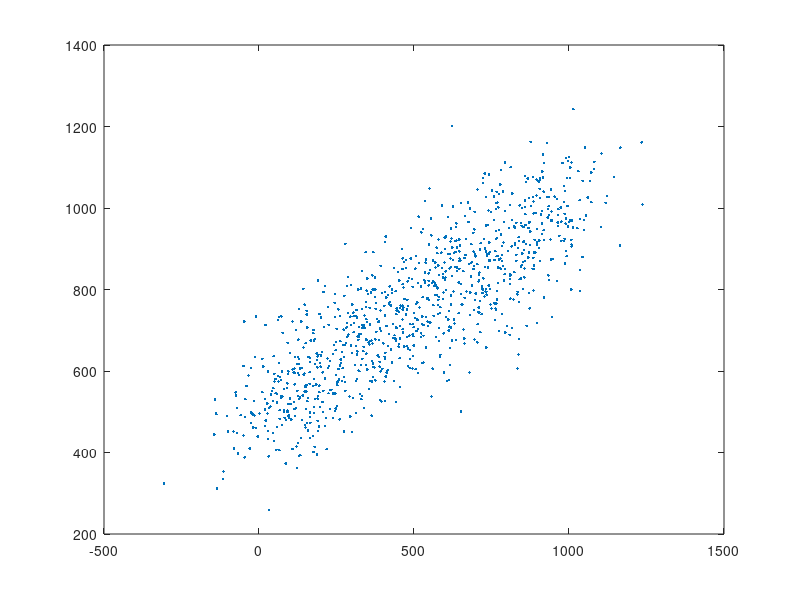

The MATLAB source for this figure: (Note: this script raises an error after producing the figure.)
% Get rid of bleedthrough from greem to red channel by doing a regression
% between red and green channel activities (Matt's suggestion). This will
% give us an offset, ie the true red signal that we are interseted in, and
% a slope, ie how much of the green signal gets to the red channel (this is
% due to the properties of the red-channel filters and dichroic mirros that
% pick up part of the green signal.)


% is noise really the same for both channels? ... doesn't seem like. It
% seems to be less for the green channel.

% since the brightness of the 2 channels is different, should I normalize
% to max the activity of each neuron? ... doesn't seem like you need to do
% this.

% does regress understimate or overstimate it? ... yes seems it is actually understimating.

% how about u check the other method that matt suggested too.

% is this amount of variaton in slope ok? brighter neurons : higher slope, lower offset.

% read about bleedthrough... does it depend on the intensity? the slope
% doesn't depend on signal intensity... it is determined by the filter and
% dichroic mirror properties.


%% check the slope equation for pca

x = (1:1000) + 100*randn(1,1000);
% y = (1:1000)*4 + 100*randn(1,1000) + 500;
y = (500 + .5 * x) + 100*randn(1,1000);
figure; plot(x, y, '.')


% pca
pcs = pca([x' y']);
slp = pcs(2,1) / pcs(1,1);

% regression
a = glmfit(x,y);
% md1 = fitglm(x,y); 
% md1.Coefficients.Estimate(2)

figure; hold on
plot(x, y, '.')
xy = [x(:); y(:)];
plot([min(xy)  max(xy)] , [min(xy)  max(xy)] , 'b')
title([slp, a(2)])


%%
%%%%%%%%%%%%%%% Analysis starts here %%%%%%%%%%%%%%%

load('151101_001.mat', 'pmtOffFrames', 'imHeight', 'imWidth', 'medImage'); 
load('151101_001_ch2-PnevPanResults-160422-081351.mat', 'C_df'); 
load('151101_001_ch2-PnevPanResults-160422-081351.mat', 'activity_man_eftMask_ch1', 'activity_man_eftMask_ch2'); 
load('151101_001_ch2-PnevPanResults-160422-081351.mat', 'A', 'C', 'b', 'f')


%%
smoothPts = 6; minPts = 7000; %800;

df_man_eftMask_ch1 = konnerthDeltaFOverF(activity_man_eftMask_ch1, pmtOffFrames{1}, smoothPts, minPts);
df_man_eftMask_ch2 = konnerthDeltaFOverF(activity_man_eftMask_ch2, pmtOffFrames{2}, smoothPts, minPts);


%%
trace_ch1 = activity_man_eftMask_ch1;
trace_ch2 = activity_man_eftMask_ch2;

trace_ch1 = df_man_eftMask_ch1;
trace_ch2 = df_man_eftMask_ch2;

trace_ch1 = df_man_eftMask_ch1;
trace_ch2 = C_df(1:end-1,:)';


%% Compute correlation between ch1 and ch2 activity for each ROI.

nn = size(trace_ch1,2);
crr = NaN(1, nn);
for rr = 1:nn
    t1 = trace_ch1(:,rr);
    t2 = trace_ch2(:,rr);
    crr(rr) = corr(t1, t2);
end

figure; plot(crr)


%%
% nn = size(trace_ch1, 2);

mu_ch1 = mean(trace_ch1, 1);
mu_ch2 = mean(trace_ch2, 1);


figure;
subplot(321), hold on
plot(mean(trace_ch1, 2))
plot(mean(trace_ch2, 2))
xlabel('frame')
ylabel('mean activity of all neurons')
legend('ch1', 'ch2')

subplot(322), hold on
m1 = mean(trace_ch1(:,1:20), 2);
m2 = mean(trace_ch2(:,1:20), 2);
plot(m1)
plot(m2)
legend('ch1', 'ch2')
title('mean activity of 1st 20 neurons')

subplot(323), hold on
plot(mean(trace_ch1(:,end-19:end), 2))
plot(mean(trace_ch2(:,end-19:end), 2))
legend('ch1', 'ch2')
title('mean activity of last 20 neurons')


subplot(324), hold on
errorbar(mu_ch1, std(trace_ch1, [], 1))
xlabel('neuron')
ylabel('mean +/- std of activity')
title('ch1')

subplot(325), hold on
errorbar(mu_ch2, std(trace_ch2, [], 1))
xlabel('neuron')
ylabel('mean +/- std of activity')
title('ch2')


subplot(326), hold on
rr = 1:2;
x = trace_ch2(:, rr); 
y = trace_ch1(:, rr);
plot(x, y, 'k.')

rr = nn-1:nn;
x = trace_ch2(:, rr); 
y = trace_ch1(:, rr);
plot(x, y, 'g.')

xlabel('ch2')
ylabel('ch1')
legend('k: 1st 20', 'g: last 20')
title('activity')


%% Normalize the signal ?

normt1 = mean(trace_ch1);
trace_ch1 = bsxfun(@rdivide, trace_ch1, normt1);

% for rr = 1 : nn
%     trace_ch1(:,rr) = shiftScaleY(trace_ch1(:,rr));
% end


normt2 = mean(trace_ch2);
trace_ch2 = bsxfun(@rdivide, trace_ch2, normt2);

% for rr = 1 : nn
%     trace_ch2(:,rr) = shiftScaleY(trace_ch2(:,rr));
% end


%% model: red = offset + slope * green

% Use PCA (aassumption: noise on x and y data is equal).

slope = NaN(1, nn);
for rr = 1 : nn
%     x_y = [trace_ch1(:,rr) trace_ch2(:,rr)];
    x_y = [trace_ch2(:,rr) trace_ch1(:,rr)];
    pcs = pca(x_y);
    slope(rr) = pcs(2,1) / pcs(1,1);    
end

% Compute the offset term
% offset = mu_ch2 - slope.*mu_ch1;
offset = mu_ch1 - slope.*mu_ch2;




% Use regression (assumption: x data doesn't have much noise).

slope = NaN(1, nn);
offset = NaN(1, nn);
for rr = 1 : nn
    %
    % model: red = offset + slope * green
    % y: red, x: green
    x = trace_ch2(:,rr); 
    y = trace_ch1(:,rr);
%     pp(:,rr) = glmfit(x,y);  % fitglm(x,y);
    p = regress(y, [x, ones(size(x,1),1)]);
    slope(rr) = p(1);
    offset(rr) = p(2);
    %}

    %{
    % model: green = offset2 + slope2 * red
    % y: green, x: red
    x = trace_ch1(:,rr); 
    y = trace_ch2(:,rr);
    p = regress(y, [x, ones(size(x,1),1)]);    
    slope(rr) = 1 / p(1);
    offset(rr) = -slope(rr) * p(2);
    %}
end

%{
p = regress(red, [green, ones(size(green, 1), 1)]);
slope = p(1);
intercept = p(2);

p = regress(green, [red, ones(size(red, 1), 1)]);
slope = 1 / p(1);
intercept = -slope * p(2);
%}






%% Plot slope and offset

% figure('name', 'slope'); 
figure;
subplot(421), plot(slope), title('slope')
subplot(423), histogram(slope)
subplot(425), errorbar(mean(slope), std(slope))
regress(slope', [(1:length(slope))', ones(length(slope), 1)])

% figure('name', 'offset'); 
subplot(422), plot(offset), title('offset')
subplot(424), histogram(offset)
subplot(426), errorbar(mean(offset), std(offset))
subplot(428), hold on, plot(mu_ch1), plot(mu_ch2), title('mu')
regress(offset', [(1:length(offset))', ones(length(offset), 1)])


%% Use Efty's A, C to set the median image of channel 2.

medc = median(C, 2);
% medc = slope' .* medc;

medEfty = A*medc + b*median(f);
medEfty = reshape(medEfty, imHeight, imWidth);

% mdd = medImage{1} - medEfty;
% figure; imagesc(mdd), 
% caxis([0 max(mdd(:))])


%%
figure; 
subplot(221), imagesc(medImage{1}), freezeColors, colorbar, title('ch1')
subplot(222), imagesc(medImage{2}), freezeColors, colorbar, title('ch2')
subplot(224), imagesc(medEfty), freezeColors, colorbar, title('ch2 Efty')


%% Compute the clean median image for ch1, ie the image that does not have the bleedthrough signal anymore!
% model: red = offset + slope * green
% so: med(red) = offset + slope * med(green)
% so offset = med(red) - slope * med(green)

figure; 
ha = tight_subplot(2,2,[.05],[.05],[.05]);

md = medImage{1} - medImage{2};
axes(ha(1)); imagesc(md), freezeColors, colorbar

mdd = medImage{1} - medEfty;
axes(ha(3)); imagesc(mdd), freezeColors, colorbar

% md2 is what I will use to identify inhibit neurons... this is supposedly
% the image that is free of the effect of bleedthrough.
md2 = medImage{1} - mean(slope)*medImage{2}; 
axes(ha(2)); imagesc(md2), freezeColors, colorbar
% caxis([0 max(md2(:))])


md3 = medImage{1} - mean(slope)*medEfty;
axes(ha(4)); imagesc(md3), freezeColors, colorbar
% caxis([0 max(md3(:))])

% figure; imagesc(md3)



